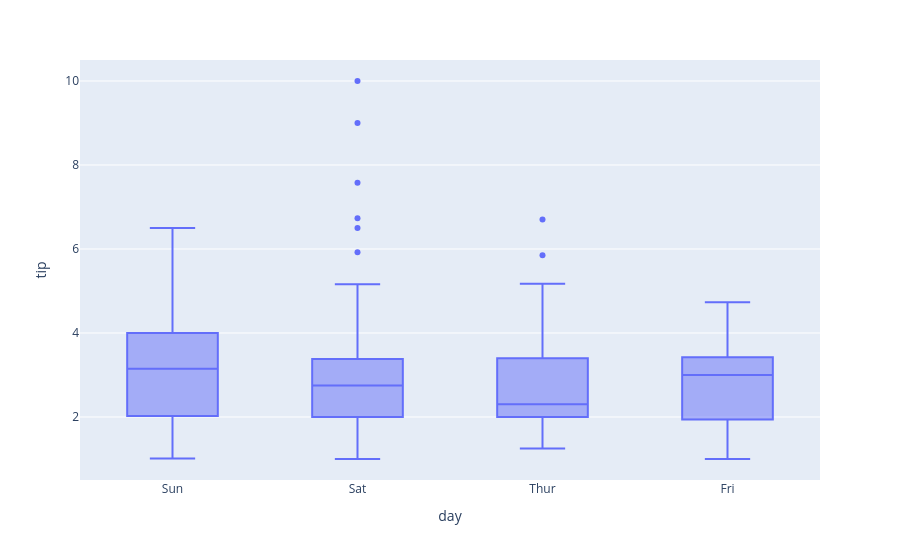

Notebook code for this chart:
### Code cell
import plotly.express as px

df = px.data.tips()

fig = px.box(df, x="day", y="tip")

fig.show()

### Figure 1 — Plotly figure (JSON) as saved in the notebook; plotly's stock layout.template omitted (floating-point values rounded to 4 significant figures; data arrays with more than 128 entries replaced by an {"elided": "..."} marker saying what was removed)
{"data": [{"alignmentgroup": "True", "hovertemplate": "day=%{x}<br>tip=%{y}<extra></extra>", "legendgroup": "", "marker": {"color": "#636efa"}, "name": "", "notched": false, "offsetgroup": "", "orientation": "v", "showlegend": false, "type": "box", "x": {"elided": "244 str values"}, "x0": " ", "xaxis": "x", "y": {"elided": "244 float values"}, "y0": " ", "yaxis": "y"}], "layout": {"boxmode": "group", "legend": {"tracegroupgap": 0}, "margin": {"t": 60}, "xaxis": {"anchor": "y", "domain": [0, 1], "title": {"text": "day"}}, "yaxis": {"anchor": "x", "domain": [0, 1], "title": {"text": "tip"}}}}
